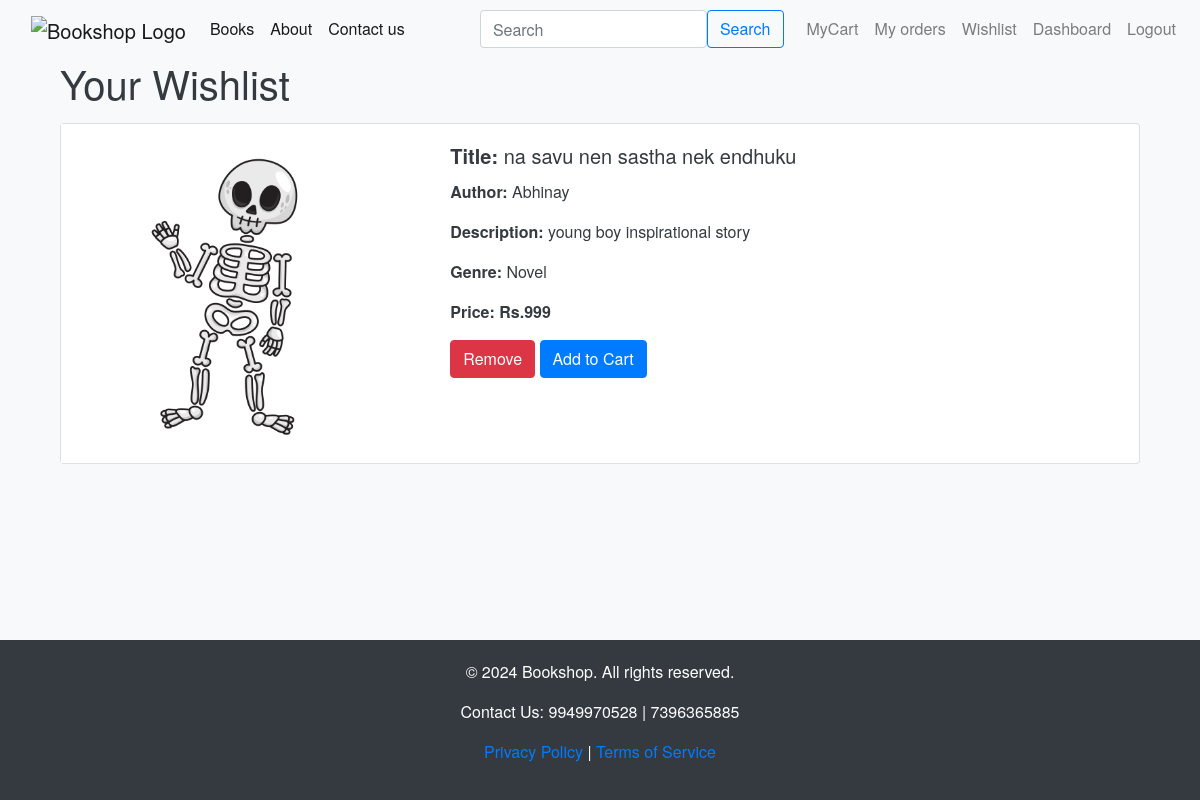
Page /wishlist (signed in) on the earlier database version.
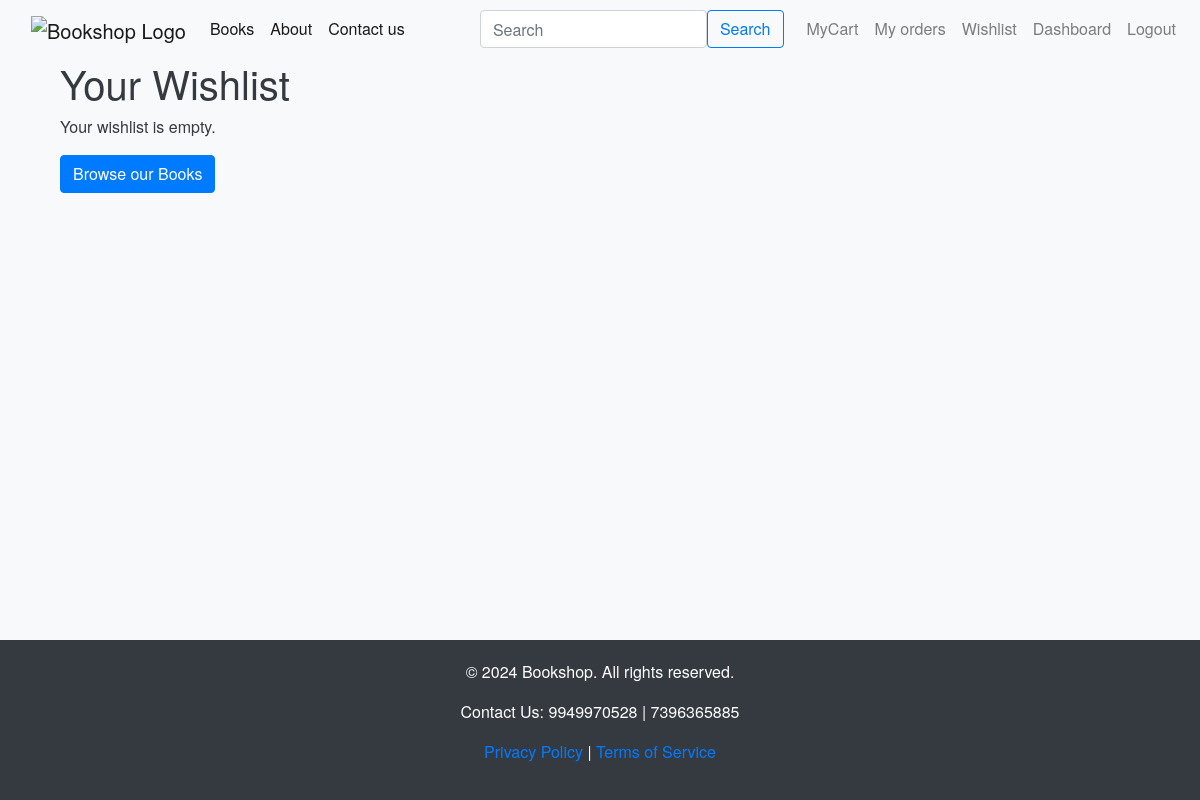
Same page on the later database version.
### app.py (models this page shows)
class WishlistItems(db.Model):
    __tablename__='wishlistitems'
    WishlistItemID= db.Column(db.Integer, primary_key=True)
    WishlistID= db.Column(db.Integer,db.ForeignKey('wishlist.WishlistID'), nullable=False)
    ProductID= db.Column(db.Integer,db.ForeignKey('products.ProductID'), nullable=False)
    product = db.relationship('Products', backref=db.backref('wishlist_items', lazy=True))

class Products(db.Model):
    __tablename__ = 'products'
    ProductID = db.Column(db.Integer, primary_key=True)
    ProductName= db.Column(db.String(50), nullable=False)
    Author= db.Column(db.String(30), nullable=False)
    Description= db.Column(db.String(100), nullable=False)
    Price= db.Column(db.Integer, nullable=False)
    StockQuantity= db.Column(db.Integer,nullable=False)
    CategoryID= db.Column(db.Integer,db.ForeignKey('categories.CategoryID'), nullable=False )
    MerchantID = db.Column(db.Integer, db.ForeignKey('users.UserID'), nullable=False)
    ProductImage = db.Column(db.String(100), nullable=False)

class Categories(db.Model):
    __tablename__='categories'
    CategoryID= db.Column(db.Integer, primary_key=True)
    CategoryName= db.Column(db.String(50), nullable=False)
    Description= db.Column(db.String(150), nullable=False)

### app.py (the view)
@app.route('/wishlist')
def wishlist():
    if 'user_id' not in session:
        flash('Please log in first!', 'danger')
        return redirect(url_for('login'))
    user_id = session['user_id']
    wishlist = Wishlist.query.filter_by(UserID=user_id).first()
    if not wishlist:
        flash('Your wishlist is empty!', 'info')
        return render_template('wishlist.html', wishlist_items=[], category_map={})
    wishlist_items = WishlistItems.query.filter_by(WishlistID=wishlist.WishlistID).all()
    categories = Categories.query.all()
    category_map = {category.CategoryID: category.CategoryName for category in categories}
    return render_template('wishlist.html', wishlist_items=wishlist_items, category_map=category_map)

### templates/wishlist.html (shortened to what this page needs)
{% extends 'base.html' %}
{% block body %}
<div class="container">
    <h1>Your Wishlist</h1>
    {% if wishlist_items %}
        {% for item in wishlist_items %}
        <div class="card mb-4 my-3 rounded">
            <div class="row g-0">
                <div class="col-md-4">
                    <img src="{{ url_for('static', filename='uploads/' ~ item.product.ProductImage) }}" class="img-fluid rounded-start" alt="{{ item.product.ProductName }}">
                </div>
                <div class="col-md-8">
                    <div class="card-body">
                        <h5 class="card-title"><strong>Title: </strong>{{ item.product.ProductName }}</h5>
                        <p class="card-text"><strong>Author: </strong>{{ item.product.Author }}</p>
                        <p class="card-text"><strong>Description: </strong>{{ item.product.Description }}</p>
                        <p class="card-text"><strong>Genre:</strong> {{ category_map[item.product.CategoryID] }}</p>
                        <p class="card-text"><strong>Price: Rs.{{ item.product.Price }}</strong></p>
                        <form action="{{ url_for('remove_wishlist_item', item_id=item.WishlistItemID) }}" method="post" class="d-inline">
                            <button type="submit" class="btn btn-danger">Remove</button>
                        </form>
                        <form action="{{ url_for('add_to_cart', product_id=item.product.ProductID) }}" method="post" class="d-inline">
                            <button type="submit" class="btn btn-primary">Add to Cart</button>
                        </form>
                    </div>
                </div>
            </div>
        </div>
        {% endfor %}
    {% else %}
        <p>Your wishlist is empty.</p>
        <a href="{{ url_for('books') }}" class="btn btn-primary">Browse our Books</a>
    {% endif %}
</div>
{% endblock body %}

### templates/base.html (shortened to what this page needs)
<!doctype html>
<html lang="en">
<head>
    <link rel="stylesheet" href="https://cdn.jsdelivr.net/npm/bootstrap@4.4.1/dist/css/bootstrap.min.css"
>
    <link href="https://cdn.jsdelivr.net/npm/bootstrap-icons/font/bootstrap-icons.css" rel="stylesheet">
</head>
<body>
    <header>
        <nav class="navbar navbar-expand-lg navbar-light bg-light">
            <div class="container">
                <a class="navbar-brand" href="/"><img src="{{ url_for('static', filename='logo1.jpeg') }}" alt="Bookshop Logo"></a>
                <div id="navbar" class="navbar-collapse collapse">
                    <ul class="navbar-nav mr-auto">
                        <li class="nav-item">
                            <a class="nav-link active" href="{{url_for('books')}}">Books</a>
                        </li>
                        <li class="nav-item">
                            <a class="nav-link active" href="/about">About</a>
                        </li>
                        <li class="nav-item">
                            <a class="nav-link active" href="/contactus">Contact us</a>
                        </li>
                    </ul>
                    <form class="d-flex justify-content-center" method="GET" action="{{ url_for('search') }}">
                        <input class="form-control me-2" type="search" name="query" placeholder="Search"
                            aria-label="Search">
                        <button class="btn btn-outline-primary" type="submit">Search</button>
                    </form>
                </div>
            </div>
            <ul class="navbar-nav ml-auto">
                {% if 'user_id' in session %}
                <li class="nav-item">
                    <a class="nav-link" href="{{ url_for('mycart') }}">MyCart</a>
                </li>
                <li class="nav-item">
                    <a class="nav-link" href="{{ url_for('orders') }}">My orders</a>
                </li>
                <li class="nav-item">
                    <a class="nav-link" href="{{ url_for('wishlist') }}">Wishlist</a>
                </li>
                <li class="nav-item">
                    <a class="nav-link" href="{{ url_for('dashboard') }}">Dashboard</a>
                </li>
                <li class="nav-item">
                    <a class="nav-link" href="{{ url_for('logout') }}">Logout</a>
                </li>
                {% else %}
                <li class="nav-item">
                    <a href="/login"> <button type="button" class="btn btn-light">Login/Signin</button></a>
                </li>
                {% endif %}
            </ul>
        </nav>
    </header>
    <div class="container">
        {% block body %}
        {% endblock body %}
    </div>
    <footer>
        <div class="container">
            <p>&copy; 2024 Bookshop. All rights reserved.</p>
            <p>Contact Us: 9949970528 | 7396365885</p>
            <p><a href="/privacy-policy">Privacy Policy</a> | <a href="/terms-of-service">Terms of Service</a></p>
        </div>
    </footer>
</body>
</html>

### templates/base.html (style rules this page uses)
body { background-color: #f8f9fa; color: #343a40; font-family: 'Helvetica Neue', Helvetica, Arial, sans-serif; display: flex; flex-direction: column; min-height: 100vh; margin: 0; }
.navbar-brand img { max-height: 40px; }
.btn-primary { background-color: #007bff; border-color: #007bff; }
.container { flex: 1; }
footer { background-color: #343a40; color: white; padding: 20px 0; text-align: center; }

Differences in the rows shown:
removed WishlistItems: ProductImage (picture), product.ProductName "na savu nen sastha nek endhuku", product.Author "Abhinay", product.Description "young boy inspirational story", product.Price "999"
no longer on this page (row unchanged): Products: CategoryID.CategoryName "Novel"
Other differences:
text now shown: "Your wishlist is empty. Browse our Books"
